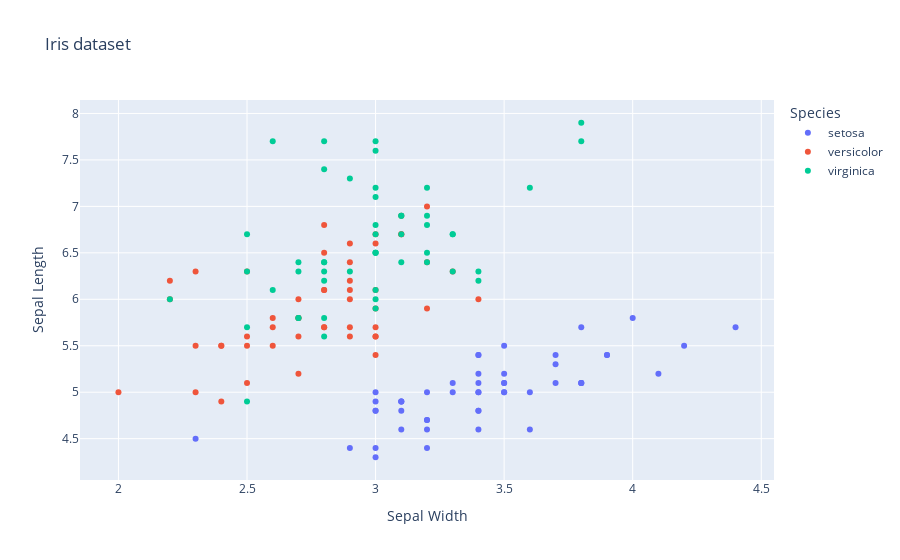

Write notebook code for a chart like this one.
### Code cell
# go: same as before, but this time with go
# x-axis: sepal_width
# y-axis: sepal_length
# color: species

fig = go.Figure()
species = df["species"].unique()
for s in species:
    df_to_plot = df.query("species == @s")
    fig.add_trace(
        go.Scatter(
            x=df_to_plot["sepal_width"],
            y=df_to_plot["sepal_length"],
            mode="markers",
            name=s,
        )
    )

fig.update_layout(
    title="Iris dataset",
    xaxis_title="Sepal Width",
    yaxis_title="Sepal Length",
    legend=dict(title="Species"),
)
fig.show()

### Figure 1 — Plotly figure (JSON) as saved in the notebook; plotly's stock layout.template omitted (floating-point values rounded to 4 significant figures)
{"data": [{"mode": "markers", "name": "setosa", "type": "scatter", "x": [3.5, 3.0, 3.2, 3.1, 3.6, 3.9, 3.4, 3.4, 2.9, 3.1, 3.7, 3.4, 3.0, 3.0, 4.0, 4.4, 3.9, 3.5, 3.8, 3.8, 3.4, 3.7, 3.6, 3.3, 3.4, 3.0, 3.4, 3.5, 3.4, 3.2, 3.1, 3.4, 4.1, 4.2, 3.1, 3.2, 3.5, 3.1, 3.0, 3.4, 3.5, 2.3, 3.2, 3.5, 3.8, 3.0, 3.8, 3.2, 3.7, 3.3], "y": [5.1, 4.9, 4.7, 4.6, 5.0, 5.4, 4.6, 5.0, 4.4, 4.9, 5.4, 4.8, 4.8, 4.3, 5.8, 5.7, 5.4, 5.1, 5.7, 5.1, 5.4, 5.1, 4.6, 5.1, 4.8, 5.0, 5.0, 5.2, 5.2, 4.7, 4.8, 5.4, 5.2, 5.5, 4.9, 5.0, 5.5, 4.9, 4.4, 5.1, 5.0, 4.5, 4.4, 5.0, 5.1, 4.8, 5.1, 4.6, 5.3, 5.0]}, {"mode": "markers", "name": "versicolor", "type": "scatter", "x": [3.2, 3.2, 3.1, 2.3, 2.8, 2.8, 3.3, 2.4, 2.9, 2.7, 2.0, 3.0, 2.2, 2.9, 2.9, 3.1, 3.0, 2.7, 2.2, 2.5, 3.2, 2.8, 2.5, 2.8, 2.9, 3.0, 2.8, 3.0, 2.9, 2.6, 2.4, 2.4, 2.7, 2.7, 3.0, 3.4, 3.1, 2.3, 3.0, 2.5, 2.6, 3.0, 2.6, 2.3, 2.7, 3.0, 2.9, 2.9, 2.5, 2.8], "y": [7.0, 6.4, 6.9, 5.5, 6.5, 5.7, 6.3, 4.9, 6.6, 5.2, 5.0, 5.9, 6.0, 6.1, 5.6, 6.7, 5.6, 5.8, 6.2, 5.6, 5.9, 6.1, 6.3, 6.1, 6.4, 6.6, 6.8, 6.7, 6.0, 5.7, 5.5, 5.5, 5.8, 6.0, 5.4, 6.0, 6.7, 6.3, 5.6, 5.5, 5.5, 6.1, 5.8, 5.0, 5.6, 5.7, 5.7, 6.2, 5.1, 5.7]}, {"mode": "markers", "name": "virginica", "type": "scatter", "x": [3.3, 2.7, 3.0, 2.9, 3.0, 3.0, 2.5, 2.9, 2.5, 3.6, 3.2, 2.7, 3.0, 2.5, 2.8, 3.2, 3.0, 3.8, 2.6, 2.2, 3.2, 2.8, 2.8, 2.7, 3.3, 3.2, 2.8, 3.0, 2.8, 3.0, 2.8, 3.8, 2.8, 2.8, 2.6, 3.0, 3.4, 3.1, 3.0, 3.1, 3.1, 3.1, 2.7, 3.2, 3.3, 3.0, 2.5, 3.0, 3.4, 3.0], "y": [6.3, 5.8, 7.1, 6.3, 6.5, 7.6, 4.9, 7.3, 6.7, 7.2, 6.5, 6.4, 6.8, 5.7, 5.8, 6.4, 6.5, 7.7, 7.7, 6.0, 6.9, 5.6, 7.7, 6.3, 6.7, 7.2, 6.2, 6.1, 6.4, 7.2, 7.4, 7.9, 6.4, 6.3, 6.1, 7.7, 6.3, 6.4, 6.0, 6.9, 6.7, 6.9, 5.8, 6.8, 6.7, 6.7, 6.3, 6.5, 6.2, 5.9]}], "layout": {"legend": {"title": {"text": "Species"}}, "title": {"text": "Iris dataset"}, "xaxis": {"title": {"text": "Sepal Width"}}, "yaxis": {"title": {"text": "Sepal Length"}}}}
